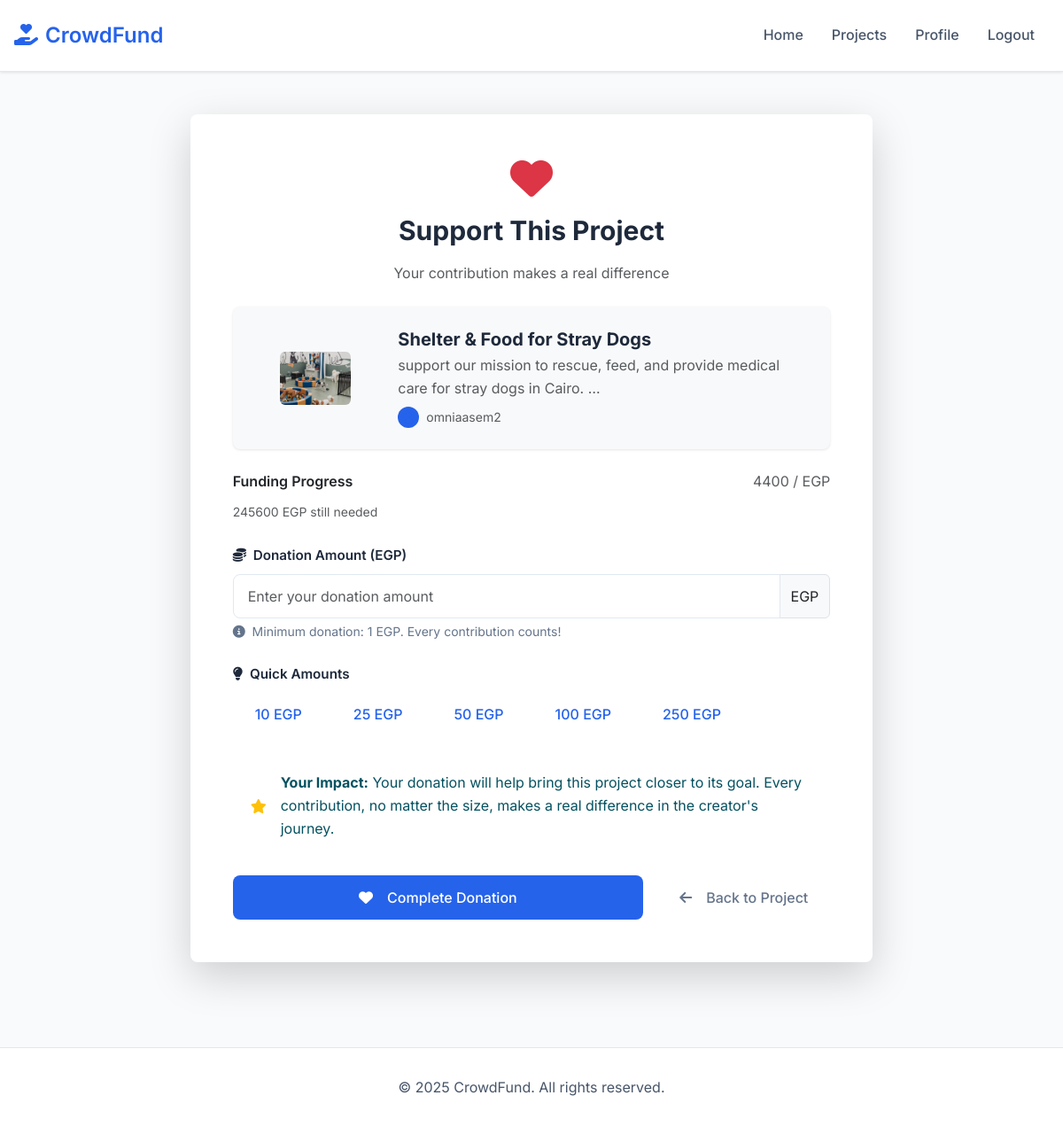
Page /donate/1/ (signed in) on the committed database.
### core/models.py (models this page shows, shortened)
class Project(models.Model):
    owner = models.ForeignKey(User, on_delete=models.CASCADE, related_name='projects')
    title = models.CharField(max_length=200)
    details = models.TextField()
    total_target = models.DecimalField(max_digits=12, decimal_places=2)
    start_time = models.DateTimeField()
    end_time = models.DateTimeField()
    created_at = models.DateTimeField(auto_now_add=True)
    image = models.ImageField(upload_to='project_pictures/')
    def total_donated(self):
        return sum(d.amount for d in self.donations.all())
    def remaining_target(self):
        return self.total_target - self.total_donated()

class Donation(models.Model):
    project = models.ForeignKey(Project, on_delete=models.CASCADE, related_name='donations')
    user = models.ForeignKey(User, on_delete=models.CASCADE)
    amount = models.DecimalField(max_digits=12, decimal_places=2)
    created_at = models.DateTimeField(auto_now_add=True)

### core/views.py (the view)
# urls.py: path('donate/<int:project_id>/', views.donate, name='donate'),
@login_required
def donate(request, project_id):
    project = get_object_or_404(Project, id=project_id)
    if request.method == 'POST':
        donation = Donation(project=project, user=request.user)
        form = DonationForm(request.POST, instance=donation)
        if form.is_valid():
            form.save()
            messages.success(request, 'Donation successful')
            return redirect('project_detail', project_id=project_id)
    else:
        form = DonationForm()
    return render(request, 'core/donate.html', {'form': form, 'project': project})

### core/forms.py
class DonationForm(forms.ModelForm):
    class Meta:
        model = Donation
        fields = ['amount']

### core/templates/core/donate.html (shortened to what this page needs)
{% extends 'base.html' %}
{% block content %}
<div class="container py-5">
    <div class="row justify-content-center">
        <div class="col-lg-8">
            <div class="card shadow-lg border-0">
                <div class="card-body p-5">
                    <div class="text-center mb-4">
                        <i class="fas fa-heart fa-3x text-danger mb-3"></i>
                        <h2 class="card-title fw-bold">Support This Project</h2>
                        <p class="text-muted">Your contribution makes a real difference</p>
                    </div>
                    <div class="card bg-light border-0 mb-4">
                        <div class="card-body">
                            <div class="row align-items-center">
                                <div class="col-md-3 text-center">
                                    {% if project.image %}
                                        <img src="{{ project.image.url }}"
                                             class="rounded"
                                             style="width: 80px; height: 60px; object-fit: cover;"
                                             alt="{{ project.title }}">
                                    {% else %}
                                        <div class="rounded bg-secondary d-flex align-items-center justify-content-center mx-auto"
                                             style="width: 80px; height: 60px;">
                                            <i class="fas fa-image fa-2x text-white"></i>
                                        </div>
                                    {% endif %}
                                </div>
                                <div class="col-md-9">
                                    <h5 class="fw-bold mb-1">{{ project.title }}</h5>
                                    <p class="text-muted mb-2">{{ project.details|truncatewords:15 }}</p>
                                    <div class="d-flex align-items-center">
                                        <div class="bg-primary bg-opacity-10 rounded-circle d-flex align-items-center justify-content-center me-2"
                                             style="width: 24px; height: 24px;">
                                            <i class="fas fa-user fa-xs text-primary"></i>
                                        </div>
                                        <small class="text-muted">{{ project.owner.username }}</small>
                                    </div>
                                </div>
                            </div>
                        </div>
                    </div>
                    <div class="mb-4">
                        <div class="d-flex justify-content-between align-items-center mb-2">
                            <span class="fw-semibold">Funding Progress</span>
                            <span class="text-muted">{{ project.total_donated|floatformat:0 }} / {{ project.target|floatformat:0 }} EGP</span>
                        </div>
                        <small class="text-muted">
                            {{ project.remaining_target|floatformat:0 }} EGP still needed
                        </small>
                    </div>
                    <form method="post">
                        <div class="mb-4">
                            <label for="{{ form.amount.id_for_label }}" class="form-label fw-semibold">
                                <i class="fas fa-coins me-2"></i>Donation Amount (EGP)
                            </label>
                            <div class="input-group">
                                <input type="number"
                                       class="form-control {% if form.amount.errors %}is-invalid{% endif %}"
                                       id="{{ form.amount.id_for_label }}"
                                       name="{{ form.amount.name }}"
                                       value="{{ form.amount.value|default:'' }}"
                                       placeholder="Enter your donation amount"
                                       min="1"
                                       step="0.01"
                                       required>
                                <span class="input-group-text">EGP</span>
                            </div>
                            <div class="form-text">
                                <i class="fas fa-info-circle me-1"></i>
                                Minimum donation: 1 EGP. Every contribution counts!
                            </div>
                        </div>
                        <div class="mb-4">
                            <label class="form-label fw-semibold">
                                <i class="fas fa-lightbulb me-2"></i>Quick Amounts
                            </label>
                            <div class="d-flex flex-wrap gap-2">
                                <button type="button" class="btn btn-outline-primary quick-amount" data-amount="10">
                                    10 EGP
                                </button>
                                <button type="button" class="btn btn-outline-primary quick-amount" data-amount="25">
                                    25 EGP
                                </button>
                                <button type="button" class="btn btn-outline-primary quick-amount" data-amount="50">
                                    50 EGP
                                </button>
                                <button type="button" class="btn btn-outline-primary quick-amount" data-amount="100">
                                    100 EGP
                                </button>
                                <button type="button" class="btn btn-outline-primary quick-amount" data-amount="250">
                                    250 EGP
                                </button>
                            </div>
                        </div>
                        <div class="alert alert-info border-0 mb-4">
                            <div class="d-flex align-items-center">
                                <i class="fas fa-star text-warning me-3"></i>
                                <div>
                                    <strong>Your Impact:</strong> Your donation will help bring this project closer to its goal.
                                    Every contribution, no matter the size, makes a real difference in the creator's journey.
                                </div>
                            </div>
                        </div>
                        <div class="d-flex flex-column flex-sm-row gap-3">
                            <button type="submit" class="btn btn-primary btn-lg flex-fill">
                                <i class="fas fa-heart me-2"></i>Complete Donation
                            </button>
                            <a href="{% url 'project_detail' project.id %}" class="btn btn-outline-secondary btn-lg">
                                <i class="fas fa-arrow-left me-2"></i>Back to Project
                            </a>
                        </div>
                    </form>
                </div>
            </div>
        </div>
    </div>
</div>
{% endblock %}

### static/css/style.css (style rules this page uses)
:root { --primary-color: #2563eb; --primary-hover: #1d4ed8; --secondary-color: #64748b; --success-color: #059669; --warning-color: #d97706; --danger-color: #dc2626; --light-bg: #f8fafc; --white: #ffffff; --text-primary: #1e293b; --text-secondary: #475569; --text-muted: #64748b; --border-color: #e2e8f0; --shadow: 0 1px 3px 0 rgba(0, 0, 0, 0.1); --shadow-lg: 0 10px 15px -3px rgba(0, 0, 0, 0.1); --border-radius: 0.5rem; --transition: all 0.2s ease; }
* { margin: 0; padding: 0; box-sizing: border-box; }
body { font-family: 'Inter', -apple-system, BlinkMacSystemFont, 'Segoe UI', sans-serif; line-height: 1.6; color: var(--text-primary); background-color: var(--light-bg); font-weight: 400; }
h1, h2, h3, h4, h5, h6 { font-weight: 600; line-height: 1.3; margin-bottom: 1rem; color: var(--text-primary); }
h2 { font-size: 1.875rem; }
p { margin-bottom: 1rem; color: var(--text-secondary); }
.btn, button.btn, input[type="submit"].btn, input[type="button"].btn, a.btn { font-weight: 500 !important; border-radius: var(--border-radius) !important; padding: 0.75rem 1.5rem !important; transition: var(--transition) !important; border: none !important; text-decoration: none !important; display: inline-flex !important; align-items: center !important; justify-content: center !important; gap: 0.5rem !important; cursor: pointer !important; font-size: 1rem !important; line-height: 1.5 !important; position: relative !important; overflow: hidden !important; }
.btn[class*="btn-"] { border: 1px solid transparent !important; }
.btn-primary, .btn-primary:active, .btn-primary:focus { background-color: var(--primary-color) !important; color: var(--white) !important; border-color: var(--primary-color) !important; }
.btn-outline-primary, .btn-outline-primary:active, .btn-outline-primary:focus { background-color: transparent !important; border: 2px solid var(--primary-color) !important; color: var(--primary-color) !important; }
.btn-outline-secondary, .btn-outline-secondary:active, .btn-outline-secondary:focus { background-color: transparent !important; border: 2px solid var(--secondary-color) !important; color: var(--secondary-color) !important; }
.btn-lg, .btn-lg:active, .btn-lg:focus { padding: 1rem 2rem !important; font-size: 1.1rem !important; }
.form-control, .form-select { border: 1px solid var(--border-color); border-radius: var(--border-radius); padding: 0.75rem 1rem; font-size: 1rem; transition: var(--transition); background-color: var(--white); }
.form-label { font-weight: 500; color: var(--text-primary); margin-bottom: 0.5rem; font-size: 0.95rem; }
.form-text { color: var(--text-muted); font-size: 0.875rem; margin-top: 0.25rem; }
.card { border: 1px solid var(--border-color); border-radius: var(--border-radius); box-shadow: var(--shadow); transition: var(--transition); background: var(--white); overflow: hidden; }
.card-body { padding: 1.5rem; }
.card-title { color: var(--text-primary); font-weight: 600; margin-bottom: 1rem; }
.alert { border: 1px solid var(--border-color); border-radius: var(--border-radius); padding: 1rem 1.25rem; margin-bottom: 1rem; background-color: var(--white); }
.container { max-width: 1200px; margin: 0 auto; padding: 0 1rem; }
.mb-4 { margin-bottom: 1.5rem; }
.text-center { text-align: center; }
.text-primary { color: var(--primary-color) !important; }
.bg-primary { background-color: var(--primary-color) !important; }

### rows in the picture
Project: image (picture), title "Shelter & Food for Stray Dogs", details "support our mission to rescue, feed, and provide medical care for stray dogs in Cairo. …", owner.username "omniaasem2", total_donated "4400", remaining_target "245600"
